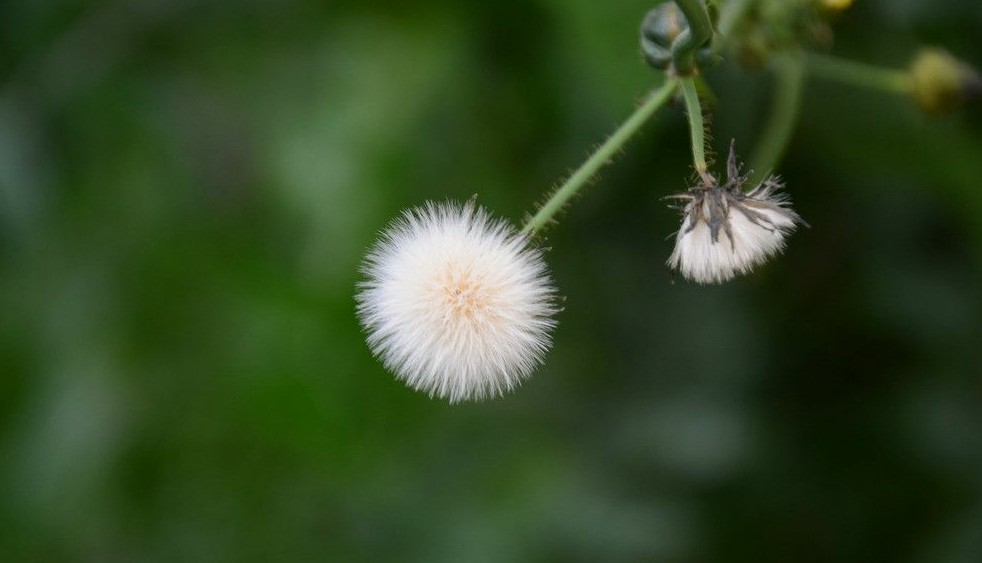
#> input picture loc3.jpg, 982 x 563 px
$ python 12.3.py
#> lines starting #> are read from the running program, lines starting #| are printed output that depends on the picture; after the words box and inside, x2 and y2 are one past the last pixel; in counts of white or black regions, pixels touching at a corner belong together
import cv2
import numpy as np

o = cv2.imread("../loc3.jpg")
#> o is the input picture: shape (563, 982, 3); mean B, G, R 37, 71.5, 51.1
cv2.imshow("original", o)
gray = cv2.cvtColor(o, cv2.COLOR_BGR2GRAY)
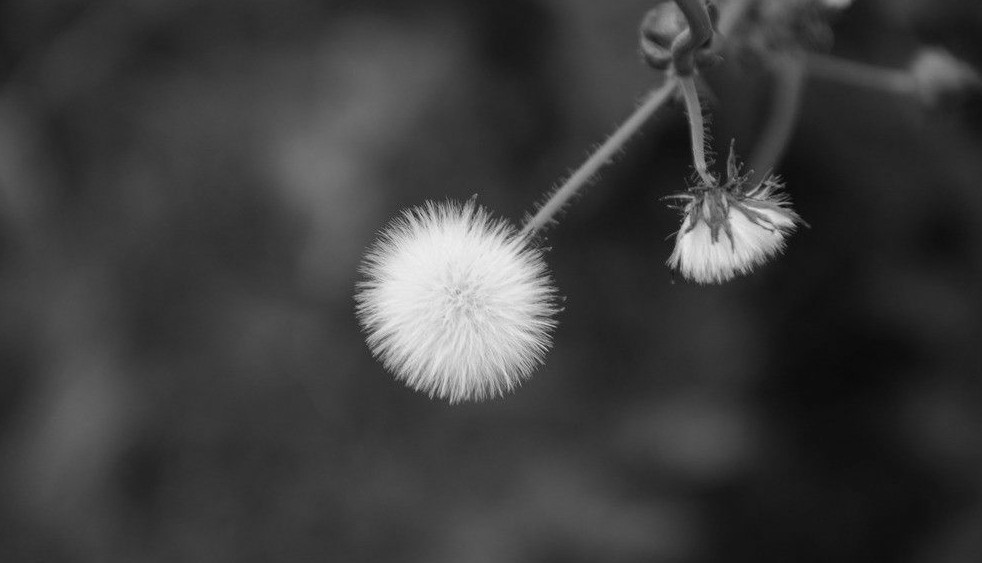
#> gray: shape (563, 982); min 5, max 240, mean 61.5
ret, binary = cv2.threshold(gray, 127, 255, cv2.THRESH_BINARY)
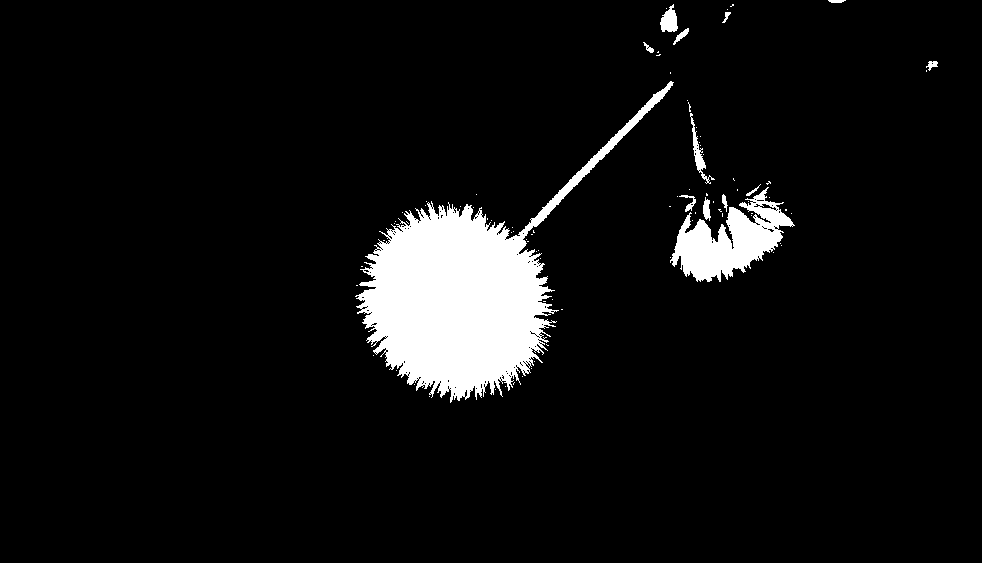
#> binary: shape (563, 982); 6.4% white; 87 white regions (74 under 20 px)
contours, hierarchy = cv2.findContours(binary, mode=cv2.RETR_LIST, method=cv2.CHAIN_APPROX_SIMPLE)
#> contours = 270 contours, 256 with area under 20; largest, box (x1, y1, x2, y2) and area: (355, 81, 674, 403) 27647, (670, 187, 795, 282) 5236, (660, 4, 678, 32) 289, (690, 113, 715, 184) 254, (703, 197, 711, 221) 96

mask = np.zeros(o.shape, np.uint8)
mask = cv2.drawContours(mask, contours, -1, (255, 255, 255), -1)
#> mask: shape (563, 982, 3); 6.4% white; 87 white regions (74 under 20 px), largest, box (x1, y1, x2, y2) and area: (355, 81, 674, 403) 28524, (670, 187, 795, 282) 5496, (690, 113, 715, 184) 346
cv2.imshow("mask", mask)
loc = cv2.bitwise_and(o, mask)
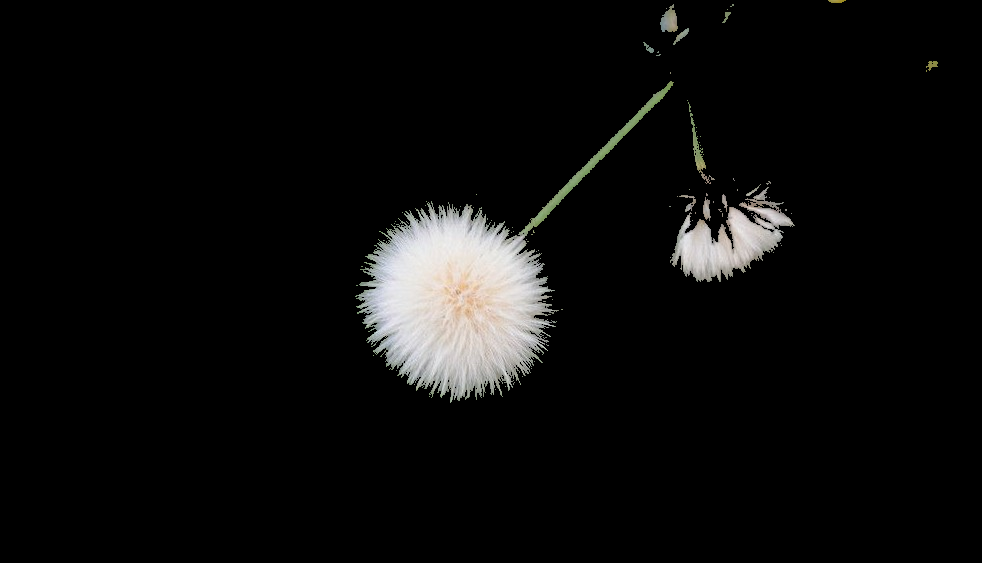
#> loc: shape (563, 982, 3); mean B, G, R 11.9, 12.4, 12.5
cv2.imshow("location", loc)

cv2.waitKey(0)
cv2.destroyAllWindows()

$ run again, with loc2.jpg copied over loc3.jpg
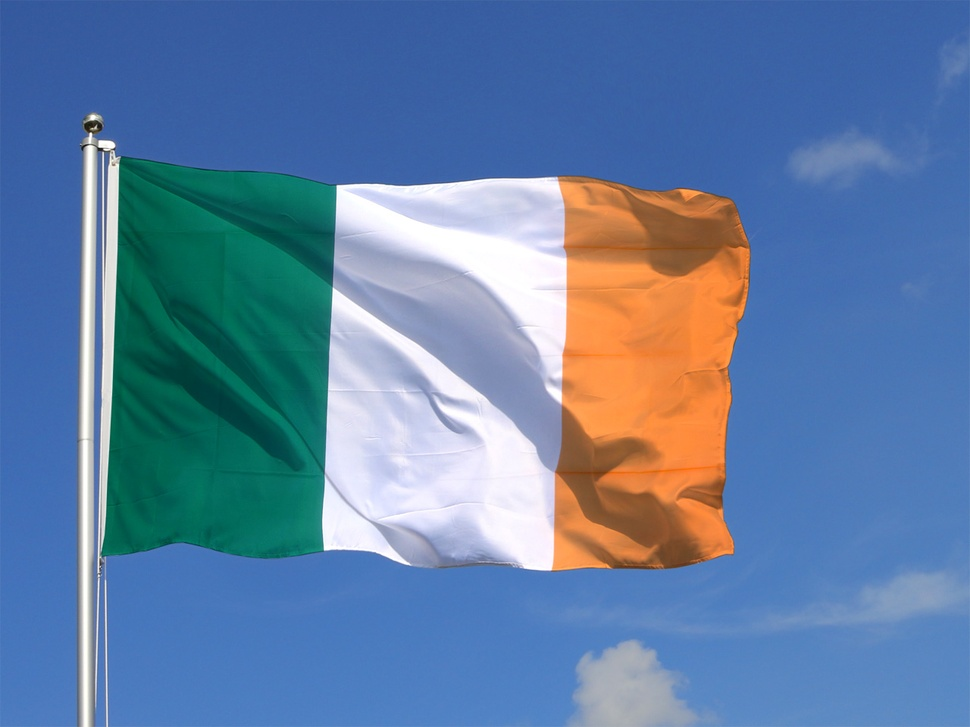
#> input picture loc2.jpg, 970 x 727 px, shrunk from 1280 x 960 before the run
#> o is the input picture: shape (727, 970, 3); mean B, G, R 162.8, 126.3, 96.2
#> `ret, binary = cv2.threshold(gray, 127, 255, cv2.THRESH_BINARY)`:
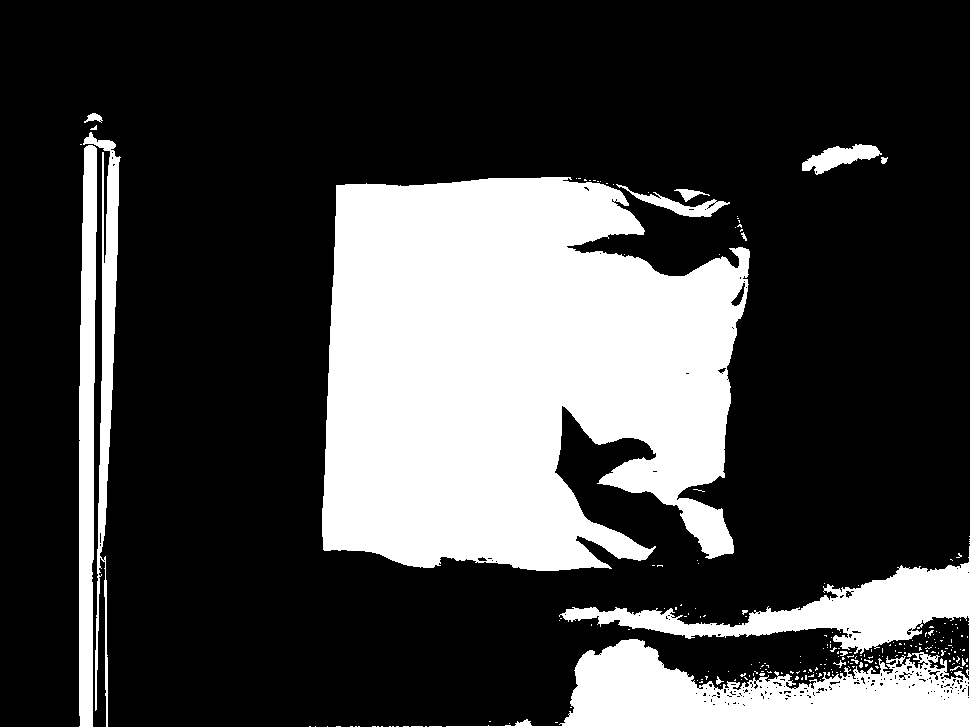
#> binary: shape (727, 970); 26.4% white; 232 white regions (218 under 20 px)
#> contours = 460 contours, 435 with area under 20; largest, box (x1, y1, x2, y2) and area: (322, 177, 750, 571) 132169, (446, 546, 970, 727) 34776, (79, 145, 97, 727) 7758, (83, 132, 121, 727) 4708, (802, 144, 882, 175) 1102
#> mask: shape (727, 970, 3); 26.4% white; 232 white regions (218 under 20 px), largest, box (x1, y1, x2, y2) and area: (322, 177, 750, 571) 133158, (446, 546, 970, 727) 35608, (79, 145, 97, 727) 8349
#> `loc = cv2.bitwise_and(o, mask)`:
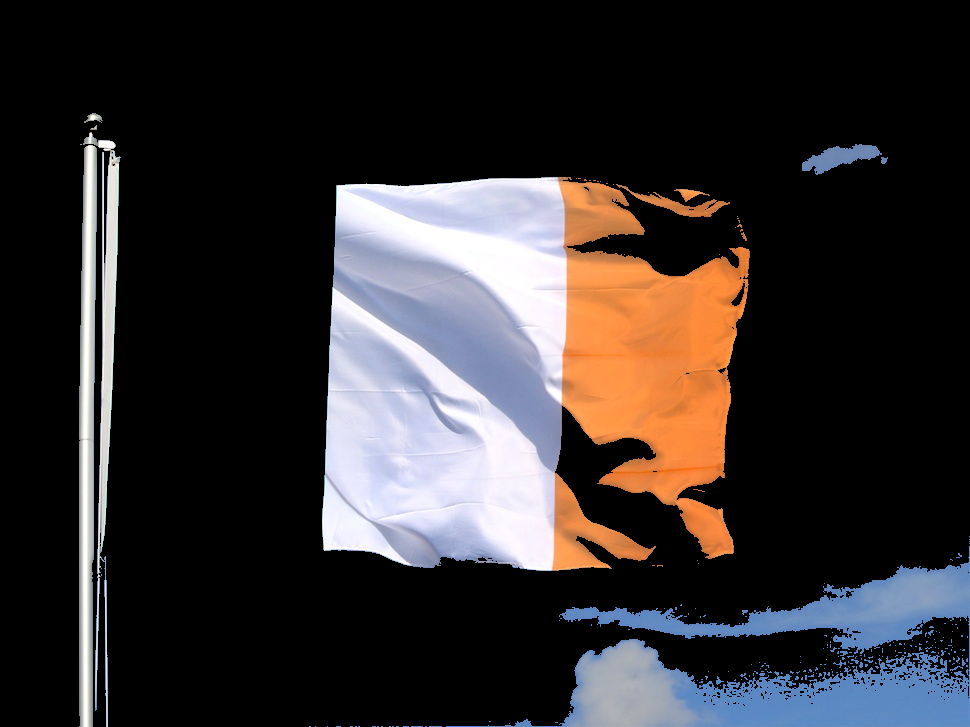
#> loc: shape (727, 970, 3); mean B, G, R 47.5, 46.9, 51.3
